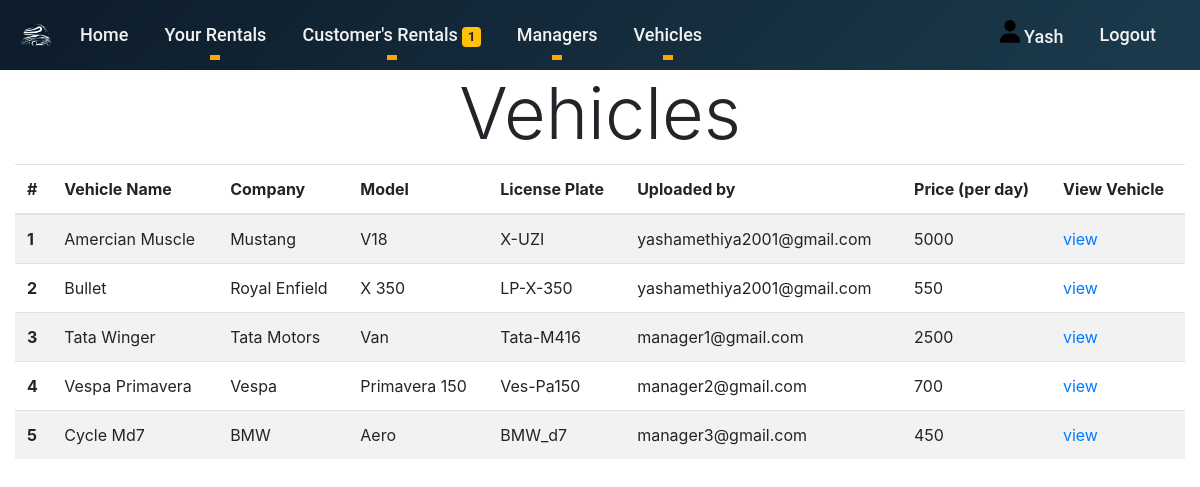
/Owner/AllVehicles/ (signed in), run on an earlier commit of the app's database.
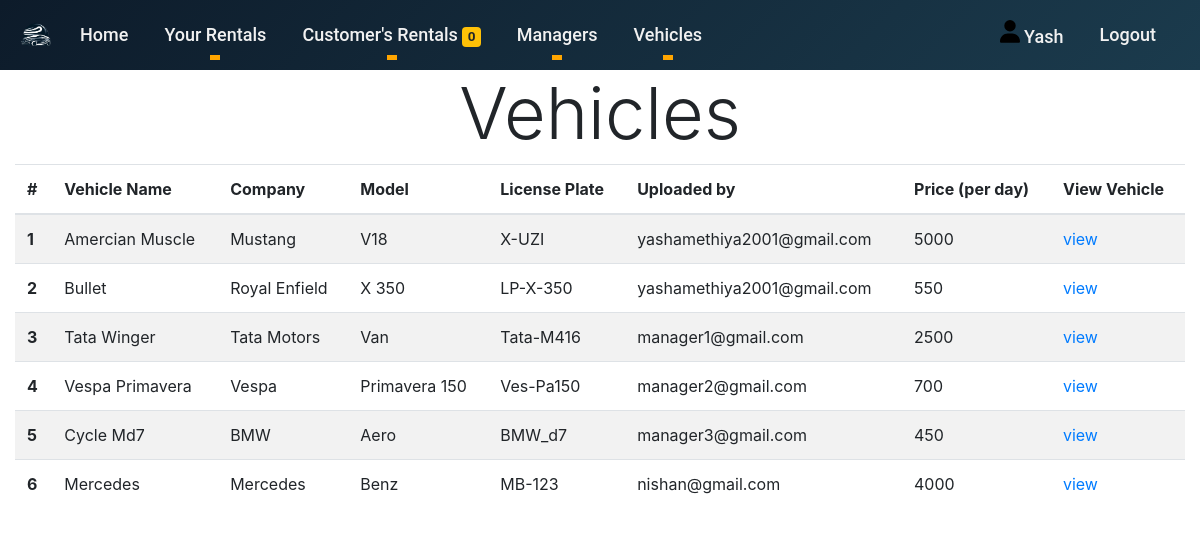
And on a later commit of the database.
### Vehicles/models.py (models this page shows, shortened)
class Vehicle(models.Model):
    Vehicle_id = models.AutoField
    Vehicle_name = models.CharField(max_length=60)
    Vehicle_company = models.CharField(max_length=60)
    Vehicle_model = models.CharField(max_length=60)
    Vehicle_type = models.CharField(max_length=20)
    Vehicle_fuel = models.CharField(max_length=10)
    Vehicle_No_of_Seats = models.IntegerField()
    Vehicle_color = models.CharField(max_length=20)
    Vehicle_license_plate = models.CharField(max_length=30)
    Vehicle_uploaded_by = models.CharField(max_length=100)
    Vehicle_image1 = models.ImageField(upload_to='img/Vehicle_images/')
    Vehicle_image2 = models.ImageField(upload_to='img/Vehicle_images/')
    Vehicle_image3 = models.ImageField(upload_to='img/Vehicle_images/')
    isGeared = models.BooleanField()
    Vehicle_description = models.CharField(max_length=1500)
    Vehicle_price = models.IntegerField()

### Owner/views.py (the view)
# urls.py: path('AllVehicles/',views.AllVehicles, name="AllVehicles"),
def AllVehicles(request):
    if('user_email' not in request.session):
        return redirect('/signin/')
    owner_email = request.session.get('user_email')
    owner = Owner.objects.get(Owner_email=owner_email)
    vehicle = Vehicle.objects.all()
    no_of_pending_request=count_pending_rent_request()
    return render(request,"Owner_all_vehicles.html",{'vehicle':vehicle,'owner':owner,'no_of_pending_request':no_of_pending_request})

### Owner/views.py (called while the page is built)
def count_pending_rent_request():
    no_of_pending_request=0
    rentvehicle = RentVehicle.objects.all()
    for rv in rentvehicle:
        if rv.request_status == "Pending":
            no_of_pending_request+=1
    return no_of_pending_request

### Owner/templates/Owner_all_vehicles.html (shortened to what this page needs)
{%extends 'Only_owner_navbar.html'%} {% load static %}
    {% block name %}{{owner.Owner_firstname}}{%endblock%} {% block pagecontent %}
    <h1 class="display-3" style="text-align: center;">Vehicles</h1>
    <table class="table table-striped">
        <thead>
            <tr>
                <th scope="col">#</th>
                <th scope="col">Vehicle Name</th>
                <th scope="col">Company</th>
                <th scope="col">Model</th>
                <th scope="col">License Plate</th>
                <th scope="col">Uploaded by</th>
                <th scope="col">Price (per day)</th>
                <th scope="col">View Vehicle</th>
            </tr>
        </thead>
        <tbody>
            {% for value in vehicle %}
            <tr>
                <th scope="row">{{forloop.counter}}</th>
                <td>{{value.Vehicle_name}}</td>
                <td>{{value.Vehicle_company}}</td>
                <td>{{value.Vehicle_model}}</td>
                <td>{{value.Vehicle_license_plate}}</td>
                <td>{{value.Vehicle_uploaded_by}}</td>
                <td>{{value.Vehicle_price}}</td>
                <td><a href="{% url 'OwnerVehicleDetails' value.Vehicle_license_plate %}" target="_blank">view</a></td>
            </tr>
            {% endfor %}
        </tbody>
    </table>
    {% endblock pagecontent %}

### Owner/templates/includes/owner_navbar.html (shortened to what this page needs)
{% load static %}
<nav class="navbar sticky-top navbar-expand-lg navbar-dark bg-dark" style="font-size: large;" aria-label="" aria-labbelledby="">
    <a href="/Owner"><img class="navbar-brand" src="{% static 'img/Logos/icon.png' %}" height="50"></a>
    <div class="collapse navbar-collapse" id="navbarSupportedContent">
        <ul class="navbar-nav mr-auto">
            <li class="nav-item active">
                <a class="nav-link" href="/Owner" style="color: #f1f1f1;">Home</a>
            </li>
            <li class="nav-item dropdown">
                <a class="nav-link dropdown-toggle" href="#" id="navbarDropdown" style="color: #f1f1f1;" role="button" data-toggle="dropdown" aria-haspopup="true" aria-expanded="false">
                    Your Rentals
                </a>
            </li>
            <li class="nav-item dropdown">
                <a class="nav-link dropdown-toggle" href="#" id="navbarDropdown" style="color: #f1f1f1;" role="button" data-toggle="dropdown" aria-haspopup="true" aria-expanded="false">
                    Customer's Rentals <span class="badge badge-warning">{{no_of_pending_request}}</span>
                </a>
            </li>
            <li class="nav-item dropdown">
                <a class="nav-link dropdown-toggle" href="#" id="navbarDropdown" style="color: #f1f1f1;" role="button" data-toggle="dropdown" aria-haspopup="true" aria-expanded="false">
                    Managers
                </a>
            </li>
            <li class="nav-item dropdown">
                <a class="nav-link dropdown-toggle" href="#" id="navbarDropdown" style="color: #f1f1f1;" role="button" data-toggle="dropdown" aria-haspopup="true" aria-expanded="false">
                    Vehicles
                </a>
            </li>
        </ul>
        <ul class="navbar-nav justify-content-end">
            <li class="nav-item">
                <a class="nav-link" href="/Owner/Profile" style="color: #f1f1f1;" title="Your Profile">
                    <svg xmlns="http://www.w3.org/2000/svg" viewBox="0 0 448 512" height="19px;" width="20px"class="profile-icon">
                        <path d="M224 256A128 128 0 1 0 224 0a128 128 0 1 0 0 256zm-45.7 48C79.8 304 0 383.8 0 482.3C0 498.7 13.3 512 29.7 512l388.6 0c16.4 0 29.7-13.3 29.7-29.7C448 383.8 368.2 304 269.7 304l-91.4 0z"/>
                    </svg>
                    {{ owner.Owner_firstname }} {% block name %}{%endblock%}</a>
            </li>
        </ul>
        <ul class="navbar-nav justify-content-end">
            <li class="nav-item">
                <a class="nav-link" href="/Logout" style="color: #f1f1f1;">Logout</a>
            </li>
        </ul>
    </div>
</nav>

What changed in the data, as far as the page shows it:
added Vehicle: Vehicle_name "Mercedes", Vehicle_company "Mercedes", Vehicle_model "Benz", Vehicle_license_plate "MB-123", Vehicle_uploaded_by "nishan@gmail.com", Vehicle_price "4000"
Also different on the page:
{{ no_of_pending_request }}: "1" → "0"
